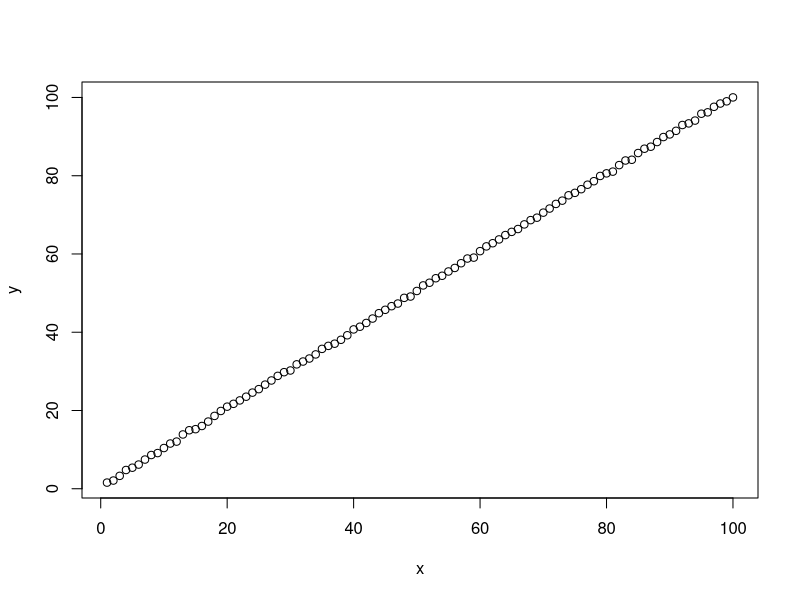

R code for this plot:
## @knitr p1

n = 100
x = 1:n
y = x + runif(n)

## @knitr p2

plot(x,y)

## @knitr p3

too_many_na = function(df, threshold, axis) {
    na_prop  = apply(is.na(df), axis, mean)
    indices = unname(which(na_prop > threshold))
    return(indices)
}

## @knitr p4

